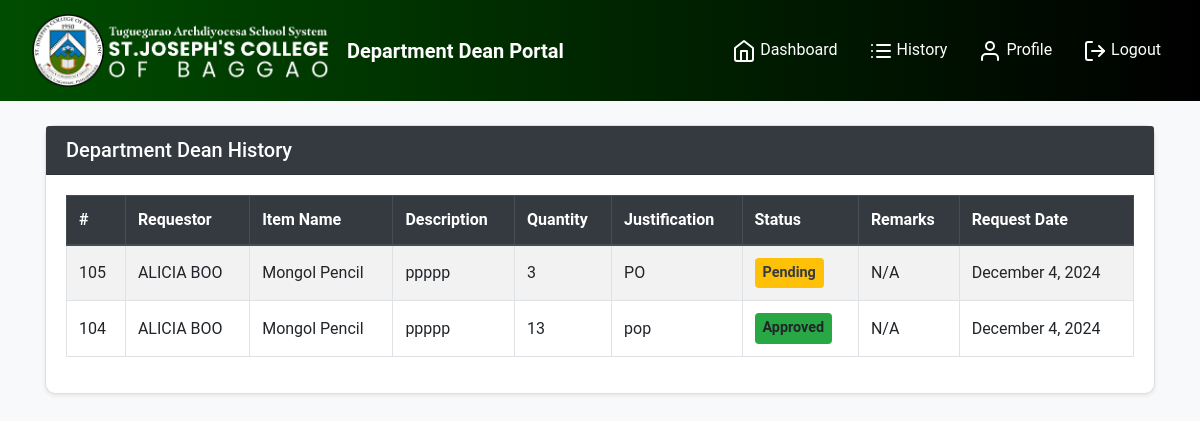
Screenshot of /pages/tables/department_dean_history.php (signed in) with the database file from the repository.
### tables this page shows
CREATE TABLE `requisitions` (
  `requisition_id` int(11) NOT NULL,
  `user_id` int(11) NOT NULL,
  `item_id` int(11) NOT NULL,
  `unit_id` int(11) NOT NULL,
  `quantity` int(11) NOT NULL,
  `justification` text DEFAULT NULL,
  `status` enum('Pending','Approved','Rejected','Partially Released','Released') DEFAULT 'Pending',
  `request_date` timestamp NOT NULL DEFAULT current_timestamp(),
  `department_dean_status` enum('Pending','Approved','Disapproved') DEFAULT 'Pending',
  `department_dean_remarks` text DEFAULT NULL,
  `college_dean_status` enum('Pending','Approved','Disapproved') DEFAULT 'Pending',
  `college_dean_remarks` text DEFAULT NULL,
  `remarks` text DEFAULT NULL,
  `released_quantity` int(11) DEFAULT 0,
  `remaining_quantity` int(11) GENERATED ALWAYS AS (`quantity` - `released_quantity`) STORED
);

CREATE TABLE `user` (
  `user_id` int(11) NOT NULL,
  `name` varchar(100) NOT NULL,
  `email` varchar(100) NOT NULL,
  `password` varchar(255) NOT NULL,
  `department` varchar(100) DEFAULT NULL,
  `position` varchar(100) DEFAULT NULL,
  `created_at` timestamp NOT NULL DEFAULT current_timestamp()
);

CREATE TABLE `items` (
  `item_id` int(11) NOT NULL,
  `item_name` varchar(100) NOT NULL,
  `item_desc` varchar(255) DEFAULT NULL,
  `category_id` int(11) DEFAULT NULL,
  `unit_id` int(11) DEFAULT NULL,
  `qty` int(11) DEFAULT 0,
  `archived` tinyint(1) DEFAULT 0
);

### pages/tables/department_dean_history.php (the view, shortened to what this page needs)
<?php
include '../Actions/connection.php';
$query = "SELECT r.requisition_id, r.item_id, i.item_name, i.item_desc, r.quantity, r.justification, r.status, r.request_date, u.name AS requestor_name, r.remarks
          FROM requisitions r
          JOIN items i ON r.item_id = i.item_id
          JOIN user u ON r.user_id = u.user_id
          WHERE r.status IN ('Approved', 'Rejected', 'Pending')
          ORDER BY r.request_date DESC";
$result = $con->query($query);
?>
<!DOCTYPE html>
<html lang="en">
<head>
    <link rel="stylesheet" href="https://stackpath.bootstrapcdn.com/bootstrap/4.5.2/css/bootstrap.min.css">
    <link rel="stylesheet" href="https://cdnjs.cloudflare.com/ajax/libs/font-awesome/5.15.4/css/all.min.css">
</head>
<body>
<nav class="navbar navbar-expand-lg">
    <div class="container-fluid">
        <a class="navbar-brand d-flex align-items-center" href="department_dean.php">
            <img src="../../dist/img/sjcbaggao.png" alt="Logo" width="300" height="75">
            <span class="ml-3">Department Dean Portal</span>
        </a>
        <div class="collapse navbar-collapse justify-content-end" id="navbarNav">
            <ul class="navbar-nav">
                <li class="nav-item">
                    <a class="nav-link" href="department_dean.php"><i data-feather="home"></i> Dashboard</a>
                </li>
                <li class="nav-item">
                    <a class="nav-link" href="department_dean_history.php"><i data-feather="list"></i> History</a>
                </li>
                <li class="nav-item">
                    <a class="nav-link" href="profile.php"><i data-feather="user"></i> Profile</a>
                </li>
                <li class="nav-item">
                    <a class="nav-link" href="logout.php"><i data-feather="log-out"></i> Logout</a>
                </li>
            </ul>
        </div>
    </div>
</nav>
<div class="container mt-4">
    <div class="card shadow-sm">
        <div class="card-header">
            <h5 class="mb-0">Department Dean History</h5>
        </div>
        <div class="card-body">
            <div class="table-responsive">
                <table class="table table-striped table-bordered">
                    <thead class="thead-dark">
                    <tr>
                        <th>#</th>
                        <th>Requestor</th>
                        <th>Item Name</th>
                        <th>Description</th>
                        <th>Quantity</th>
                        <th>Justification</th>
                        <th>Status</th>
                        <th>Remarks</th>
                        <th>Request Date</th>
                    </tr>
                    </thead>
                    <tbody>
                    <?php if ($result && $result->num_rows > 0): ?>
                        <?php while ($row = $result->fetch_assoc()): ?>
                            <tr>
                                <td><?php echo $row['requisition_id']; ?></td>
                                <td><?php echo htmlspecialchars($row['requestor_name']); ?></td>
                                <td><?php echo htmlspecialchars($row['item_name']); ?></td>
                                <td><?php echo htmlspecialchars($row['item_desc']); ?></td>
                                <td><?php echo $row['quantity']; ?></td>
                                <td><?php echo htmlspecialchars($row['justification']); ?></td>
                                <td>
                                    <span class="badge
                                        <?php
                                            echo ($row['status'] == 'Pending') ? 'bg-warning text-dark' :
                                                 (($row['status'] == 'Approved') ? 'bg-success' : 'bg-danger');
                                        ?>">
                                        <?php echo $row['status']; ?>
                                    </span>
                                </td>
                                <td><?php echo $row['remarks'] ? htmlspecialchars($row['remarks']) : 'N/A'; ?></td>
                                <td><?php echo date('F j, Y', strtotime($row['request_date'])); ?></td>
                            </tr>
                        <?php endwhile; ?>
                    <?php else: ?>
                        <tr>
                            <td colspan="9" class="text-center text-muted">No requisitions found.</td>
                        </tr>
                    <?php endif; ?>
                    </tbody>
                </table>
            </div>
        </div>
    </div>
</div>
</body>
</html>

### pages/tables/department_dean_history.php (style rules this page uses)
body { background-color: #f8f9fa; font-family: 'Roboto', sans-serif; }
.navbar { background: linear-gradient(to right, #004d00, #000000); }
.navbar-brand { color: white; font-weight: bold; }
.navbar-nav .nav-link { color: #ffffff; margin-left: 15px; }
.card { border-radius: 10px; box-shadow: 0 2px 5px rgba(0, 0, 0, 0.1); }
.card-header { background-color: #343a40; color: white; font-weight: bold; }
.badge { padding: 0.5rem; font-size: 0.9rem; }
.table th, .table td { vertical-align: middle; }
.table th { background-color: #004d00; color: white; }

### rows the page displays
requisitions: requisition_id "105", user.name "ALICIA BOO", item.item_name "Mongol Pencil", item.item_desc "ppppp", quantity "3", justification "PO", status "Pending", shows "N/A", request_date "December 4, 2024"
requisitions: requisition_id "104", user.name "ALICIA BOO", item.item_name "Mongol Pencil", item.item_desc "ppppp", quantity "13", justification "pop", status "Approved", shows "N/A", request_date "December 4, 2024"
